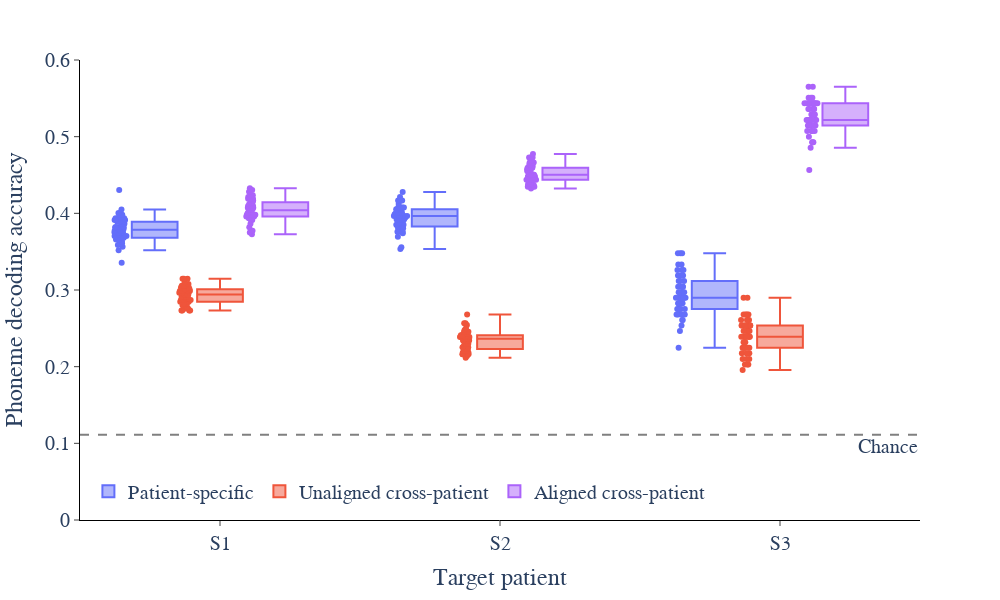

Notebook source saved alongside this figure:
### Code cell
fig_ind = 'pAll'
fig_df = decode_df_long[decode_df_long['Phoneme Index'] == fig_ind]
fig = px.box(fig_df, x='Patient', y="accuracy", color='Decoding Context', points='all', width=1000, height=600, color_discrete_sequence=['#636EFA', '#EF553B', '#AB63FA'])
fig.add_hline(y=1/9, line_dash='dash', line_color='grey', annotation_text='Chance', annotation_position='bottom right')
fig.update_layout(
    plot_bgcolor='white',
    legend=dict(
        orientation='h',
        yanchor='bottom',
        y=0.02,
        xanchor='left',
        x=0.01,
        title_text=''
    ),
    title_text='',
    title_x=0.5,
    font=dict(size=20, family='Arial')
)
fig.update_xaxes(
    title='Target patient',
    mirror=False,
    ticks='outside',
    showline=True,
    linecolor='black',
    showgrid=False,
    tickvals=[0,1,2],
    range=[-0.5, 2.5]
)
fig.update_yaxes(
    title='Phoneme decoding accuracy',
    mirror=False,
    ticks='outside',
    showline=True,
    linecolor='black',
    showgrid=False,
    range=[0, 0.6]
)

fig.show()

### Figure 1 — Plotly figure (JSON) as saved in the notebook; plotly's stock layout.template omitted (floating-point values rounded to 4 significant figures; data arrays with more than 128 entries replaced by an {"elided": "..."} marker saying what was removed)
{"data": [{"alignmentgroup": "True", "boxpoints": "all", "hovertemplate": "Decoding Context=Patient-specific<br>Patient=%{x}<br>accuracy=%{y}<extra></extra>", "legendgroup": "Patient-specific", "marker": {"color": "#636EFA"}, "name": "Patient-specific", "notched": false, "offsetgroup": "Patient-specific", "orientation": "v", "showlegend": true, "type": "box", "x": {"elided": "400 str values"}, "x0": " ", "xaxis": "x", "y": {"elided": "400 float values"}, "y0": " ", "yaxis": "y"}, {"alignmentgroup": "True", "boxpoints": "all", "hovertemplate": "Decoding Context=Unaligned cross-patient<br>Patient=%{x}<br>accuracy=%{y}<extra></extra>", "legendgroup": "Unaligned cross-patient", "marker": {"color": "#EF553B"}, "name": "Unaligned cross-patient", "notched": false, "offsetgroup": "Unaligned cross-patient", "orientation": "v", "showlegend": true, "type": "box", "x": {"elided": "400 str values"}, "x0": " ", "xaxis": "x", "y": {"elided": "400 float values"}, "y0": " ", "yaxis": "y"}, {"alignmentgroup": "True", "boxpoints": "all", "hovertemplate": "Decoding Context=Aligned cross-patient<br>Patient=%{x}<br>accuracy=%{y}<extra></extra>", "legendgroup": "Aligned cross-patient", "marker": {"color": "#AB63FA"}, "name": "Aligned cross-patient", "notched": false, "offsetgroup": "Aligned cross-patient", "orientation": "v", "showlegend": true, "type": "box", "x": {"elided": "400 str values"}, "x0": " ", "xaxis": "x", "y": {"elided": "400 float values"}, "y0": " ", "yaxis": "y"}], "layout": {"annotations": [{"showarrow": false, "text": "Chance", "x": 1, "xanchor": "right", "xref": "x domain", "y": 0.1111, "yanchor": "top", "yref": "y"}], "boxmode": "group", "font": {"family": "Arial", "size": 20}, "height": 600, "legend": {"orientation": "h", "title": {"text": ""}, "tracegroupgap": 0, "x": 0.01, "xanchor": "left", "y": 0.02, "yanchor": "bottom"}, "margin": {"t": 60}, "plot_bgcolor": "white", "shapes": [{"line": {"color": "grey", "dash": "dash"}, "type": "line", "x0": 0, "x1": 1, "xref": "x domain", "y0": 0.1111, "y1": 0.1111, "yref": "y"}], "title": {"text": "", "x": 0.5}, "width": 1000, "xaxis": {"anchor": "y", "domain": [0, 1], "linecolor": "black", "mirror": false, "range": [-0.5, 2.5], "showgrid": false, "showline": true, "ticks": "outside", "tickvals": [0, 1, 2], "title": {"text": "Target patient"}}, "yaxis": {"anchor": "x", "domain": [0, 1], "linecolor": "black", "mirror": false, "range": [0, 0.6], "showgrid": false, "showline": true, "ticks": "outside", "title": {"text": "Phoneme decoding accuracy"}}}}
